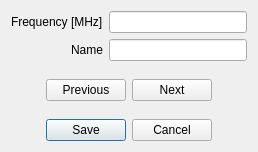
<?xml version="1.0" encoding="UTF-8"?>
<ui version="4.0">
 <class>AmAirEditDialog</class>
 <widget class="QDialog" name="AmAirEditDialog">
  <property name="geometry">
   <rect>
    <x>0</x>
    <y>0</y>
    <width>258</width>
    <height>152</height>
   </rect>
  </property>
  <property name="windowTitle">
   <string>Dialog</string>
  </property>
  <layout class="QVBoxLayout" name="verticalLayout">
   <item>
    <layout class="QFormLayout" name="formLayout">
     <property name="labelAlignment">
      <set>Qt::AlignmentFlag::AlignRight|Qt::AlignmentFlag::AlignTrailing|Qt::AlignmentFlag::AlignVCenter</set>
     </property>
     <item row="0" column="0">
      <widget class="QLabel" name="label">
       <property name="text">
        <string>Frequency [MHz]</string>
       </property>
      </widget>
     </item>
     <item row="1" column="0">
      <widget class="QLabel" name="label_2">
       <property name="text">
        <string>Name</string>
       </property>
      </widget>
     </item>
     <item row="0" column="1">
      <widget class="QLineEdit" name="frequencyTxt">
       <property name="maxLength">
        <number>9</number>
       </property>
      </widget>
     </item>
     <item row="1" column="1">
      <widget class="QLineEdit" name="nameTxt">
       <property name="maxLength">
        <number>16</number>
       </property>
      </widget>
     </item>
    </layout>
   </item>
   <item>
    <widget class="QWidget" name="widget" native="true">
     <layout class="QHBoxLayout" name="horizontalLayout">
      <item>
       <spacer name="horizontalSpacer">
        <property name="orientation">
         <enum>Qt::Orientation::Horizontal</enum>
        </property>
        <property name="sizeHint" stdset="0">
         <size>
          <width>40</width>
          <height>20</height>
         </size>
        </property>
       </spacer>
      </item>
      <item>
       <widget class="QPushButton" name="prevBtn">
        <property name="text">
         <string>Previous</string>
        </property>
       </widget>
      </item>
      <item>
       <widget class="QPushButton" name="nextBtn">
        <property name="text">
         <string>Next</string>
        </property>
       </widget>
      </item>
      <item>
       <spacer name="horizontalSpacer_2">
        <property name="orientation">
         <enum>Qt::Orientation::Horizontal</enum>
        </property>
        <property name="sizeHint" stdset="0">
         <size>
          <width>40</width>
          <height>20</height>
         </size>
        </property>
       </spacer>
      </item>
     </layout>
    </widget>
   </item>
   <item>
    <widget class="QDialogButtonBox" name="buttonBox">
     <property name="orientation">
      <enum>Qt::Orientation::Horizontal</enum>
     </property>
     <property name="standardButtons">
      <set>QDialogButtonBox::StandardButton::Cancel|QDialogButtonBox::StandardButton::Save</set>
     </property>
     <property name="centerButtons">
      <bool>true</bool>
     </property>
    </widget>
   </item>
  </layout>
 </widget>
 <resources/>
 <connections>
  <connection>
   <sender>buttonBox</sender>
   <signal>accepted()</signal>
   <receiver>AmAirEditDialog</receiver>
   <slot>accept()</slot>
   <hints>
    <hint type="sourcelabel">
     <x>248</x>
     <y>254</y>
    </hint>
    <hint type="destinationlabel">
     <x>157</x>
     <y>274</y>
    </hint>
   </hints>
  </connection>
  <connection>
   <sender>buttonBox</sender>
   <signal>rejected()</signal>
   <receiver>AmAirEditDialog</receiver>
   <slot>reject()</slot>
   <hints>
    <hint type="sourcelabel">
     <x>316</x>
     <y>260</y>
    </hint>
    <hint type="destinationlabel">
     <x>286</x>
     <y>274</y>
    </hint>
   </hints>
  </connection>
 </connections>
</ui>
